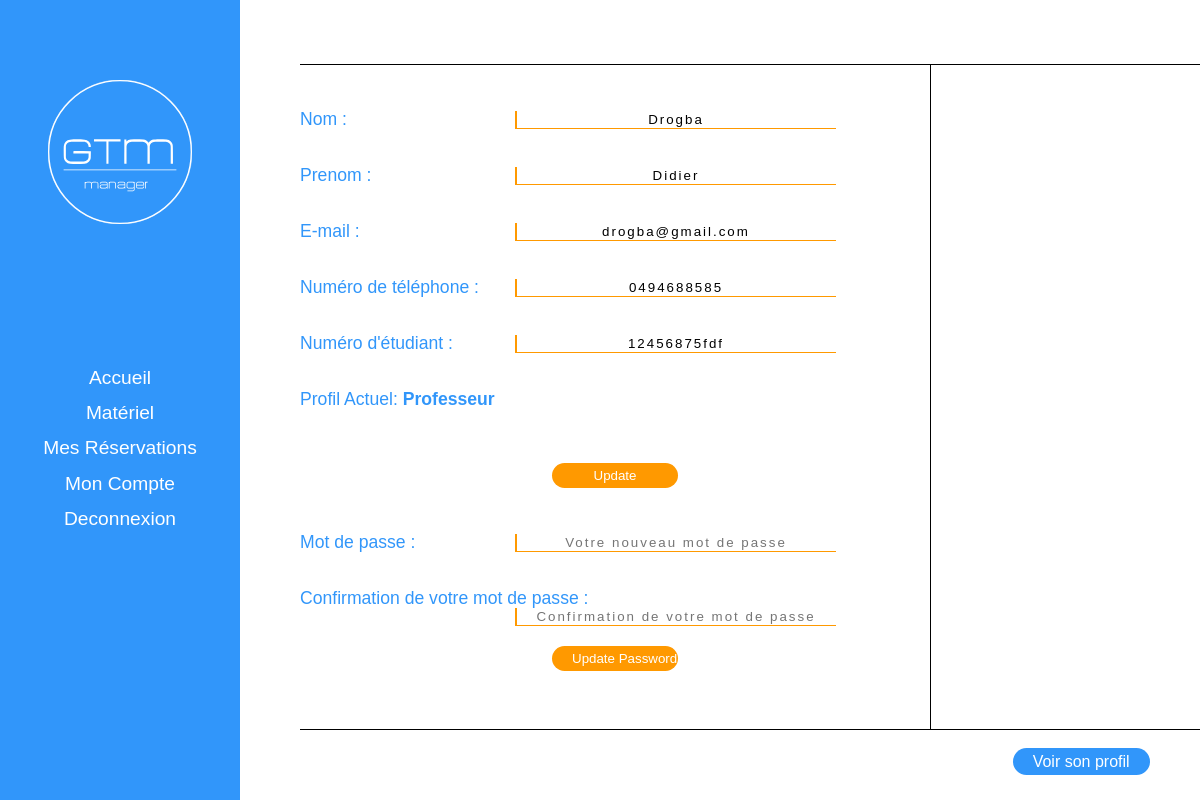
The app's page /account/edit (signed in) with its own data.
### tables this page shows
CREATE TABLE `users` (
  `id` int(9) NOT NULL,
  `name` varchar(255) NOT NULL,
  `first_name` varchar(255) NOT NULL,
  `email` varchar(255) NOT NULL,
  `phone` varchar(255) NOT NULL,
  `student_number` varchar(255) NOT NULL,
  `password` varchar(255) NOT NULL,
  `user_level` int(1) NOT NULL DEFAULT '1',
  `actif` int(1) NOT NULL DEFAULT '1'
);

### View/template/template1/pages/account/index.php (called while the page is built)
<?php
$page = 'home';
if(isset($queryURI) && isset($queryURI[1])){
    $array = ['home', 'edit'];
    if(in_array($queryURI[1], $array)){
        $page = $queryURI[1];
    }
}
require ($chemin_template.'pages/account/'. $page .'.php');

### Controller/Users.controller.php (called while the page is built, shortened)
<?php
$users = new Users($db);

### Model/Users.class.php (called while the page is built, shortened)
<?php
    class Users extends Connexion
    {
        private $_name;
        private $_firstname;
        private $_email;
        private $_phone;
        private $_student_number;
        private $_user_level;
        public function get_name()
        {
            return $this->_name;
        }
        public function get_firstname()
        {
            return $this->_firstname;
        }
        public function get_email()
        {
            return $this->_email;
        }
        public function get_phone()
        {
            return $this->_phone;
        }
        public function get_student_number()
        {
            return $this->_student_number;
        }
        public function get_user_level()
        {
            return $this->_user_level;
        }
        public function displaySingleUser($id)
        {
            $req = $this->_conn->prepare('SELECT * FROM users WHERE id =:id');
            $req->bindParam(':id', $id);
            $req->execute();
            $res = $req->fetch(PDO::FETCH_ASSOC);
            $this->_name = $res['name'];
            $this->_firstname = $res['first_name'];
            $this->_email = $res['email'];
            $this->_phone = $res['phone'];
            $this->_student_number = $res['student_number'];
            $this->_user_level = $res['user_level'];
        }
}

### Model/Connexion.class.php (called while the page is built, shortened)
<?php
class Connexion
{
    public function setConn(PDO $db)
    {
        $this->_conn = $db;
    }
}

### config.php (called while the page is built, shortened)
<?php
$counter = count(explode( '/', $_SERVER['QUERY_STRING']));
$correctSlug = "";
if($counter !== 0){
    for($i = 1;$i < $counter; $i ++){
        $correctSlug .= "../";
    }
}

### View/template/template1/pages/account/edit.php (the view, shortened to what this page needs)
<?php
    require 'Controller/Users.controller.php';
    $users->displaySingleUser($_SESSION['user_id']);
?>
<div id="menu_top"></div>
<div class="ligne"></div>
<div id="affichage">
    <form style="margin-top:30px;" method="POST">
        <div class="group_form">
            <label for="name">Nom :</label>
            <input type="text" name="name" value="<?= htmlspecialchars($users->get_name());?>">
        </div>
        <div class="group_form">
            <label for="firstname">Prenom :</label>
            <input type="text" name="firstname" value="<?= htmlspecialchars($users->get_firstname());?>">
        </div>
        <div class="group_form">
            <label for="email">E-mail :</label>
            <input type="email" name="email" value="<?= htmlspecialchars($users->get_email());?>">
        </div>
        <div class="group_form">
            <label for="phone">Numéro de téléphone :</label>
            <input type="tel" name="phone" pattern="[0-9]{10}" value="<?= htmlspecialchars($users->get_phone());?>">
        </div>
        <div class="group_form">
            <label for="student_number">Numéro d'étudiant :</label>
            <input type="text" name="student_number" value="<?= htmlspecialchars($users->get_student_number());?>">
        </div>
        <div class="group_form">
            <p>Profil Actuel: <?= $users->get_user_level() === 1 ? '<span>Élève</span>' : '<span>Professeur</span>';?></p>
        </div>
        <br>
        <input class="button_submit" type="submit" name="update" value="Update">
    </form>
    <br>
    <form style="margin-top:30px;" method="POST">
        <div class="group_form">
            <label for="password">Mot de passe :</label>
            <input type="password" name="password" required minlength=6 placeholder="Votre nouveau mot de passe">
        </div>
        <div class="group_form">
            <label for="password_confirmation">Confirmation de votre mot de passe :</label>
            <input type="password" name="password_confirmation" required minlength=6
            placeholder="Confirmation de votre mot de passe">
        </div>
        <input class="button_submit" type="submit" name="updatePassword" value="Update Password">
    </form>
</div>
<div class="ligne"></div>
<div id="legend_bottom">
    <div id="actions">
        <a class="saved" href="<?= $correctSlug ?>account">Voir son profil</a>
    </div>
</div>

### View/template/template1/css/styles.css (style rules this page uses)
html,body { font-family: 'Rajdhani', sans-serif; }
a { text-decoration: none; }
:root { --bleu:rgba(49,150,250,1); --orange:rgb(255, 153, 0); --blanc:#FFF; --noir:#000; --gris:#707070; }
.ligne { width: 100%; height: 1px; background: var(--noir); clear: both; }
#menu_top { height:8vh; width: 100%; }
#affichage { width:70%; height: 80vh; float: left; overflow-y: scroll; border-right: 1px solid var(--noir); padding: 2vh 0 1vh; }
#affichage table span, .group_form label, .group_form p { color: var(--bleu); font-size: 1.1em; }
.group_form { height: 4vh; margin: 3vh 0; }
.group_form input, .group_form select { border: none; text-align:center; float: right; width: 50%; margin-right: 15%; letter-spacing: 2px; border-bottom: 1px solid var(--orange); border-left: 2px solid var(--orange); }
.button_submit { border: none; background: var(--orange); width: 20%; margin: 0 40%; }
.group_form span { font-weight: bold; }
#legend_bottom { height:8vh; width: 100%; line-height: 8vh; clear: both; }
#actions { float: right; margin-right: 5%; text-align: right; width: 40%; }
.saved, .edit, .button_submit { color: #FFF; padding: 5px 20px; border-radius: 20px; }
.saved { background: var(--bleu); margin: 0 1.5%; }

### records on screen
users: name "Drogba", firstname "Didier", email "drogba@gmail.com", phone "0494688585", student_number "12456875fdf"
